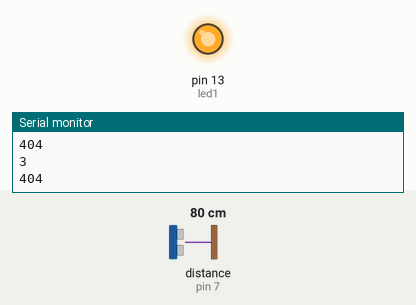
A sketch run on a simulated Arduino Uno, built with avr-gcc and run on an emulated ATmega328P. Parts: output pins drawn as LEDs (lit = HIGH), the last lines printed to the serial monitor. The test bench sets the inputs (shaded band); at power-on: distance to the obstacle (sensor on pin 7) 80 cm.

Above: at 1.8 s.
1.9 s: distance to the obstacle (sensor on pin 7) set to 33 cm
3.4 s: distance to the obstacle (sensor on pin 7) set to 28 cm
At 4.9 s:
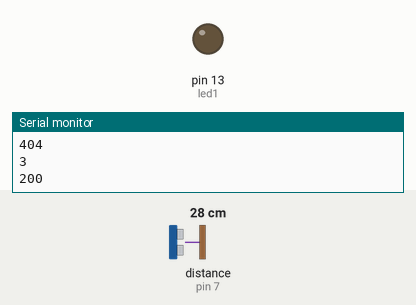
5.5 s: distance to the obstacle (sensor on pin 7) set to 35 cm
At 6.7 s:
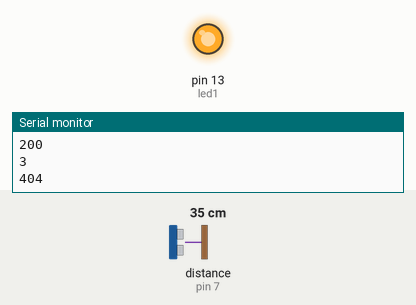
7.5 s: distance to the obstacle (sensor on pin 7) set to 2 cm
At 8.3 s:
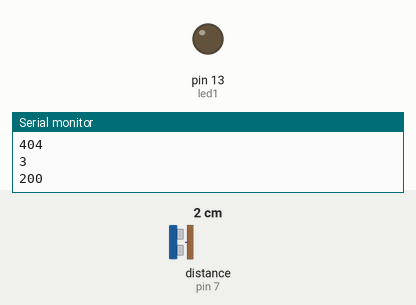
Timing chart, 0 to 10.5 s (numbered marks = the images above; inputs shaded):
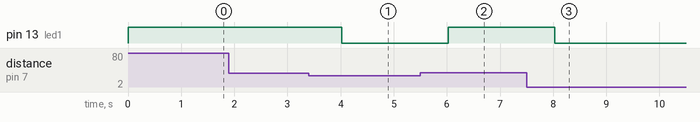

The sketch:

usonic3.ino
```cpp
#include "Ultrasonic.h"
Ultrasonic ultrasonic(6,7);
const int led1 = 13;

long microsec1 = 0;
float distance1 = 0;

int status1;


void setup () {
Serial.begin(9600);

pinMode(led1,OUTPUT);
}

void loop () {
microsec1 = ultrasonic.timing();
distance1 = ultrasonic.convert(microsec1, Ultrasonic::CM);

if (distance1 > 30) {
  digitalWrite(led1,HIGH);
  status1 = 404;
}
else {
  digitalWrite(led1,LOW);
  status1 = 200;
}

Serial.println("3");
Serial.println(status1);
//Serial.print(distance1);
//Serial.println(" cm");
delay(1000);
}
```

Measured:
- the behaviour switches between 31 and 30 cm on distance to the obstacle (sensor on pin 7) (found by bisection; images 0 and 1)
- after the input at 3.4 s, pin 13 (led1): HIGH → LOW after 0.62 s
- after the input at 5.5 s, pin 13 (led1): LOW → HIGH after 0.52 s
- after the input at 7.5 s, pin 13 (led1): HIGH → LOW after 0.53 s
